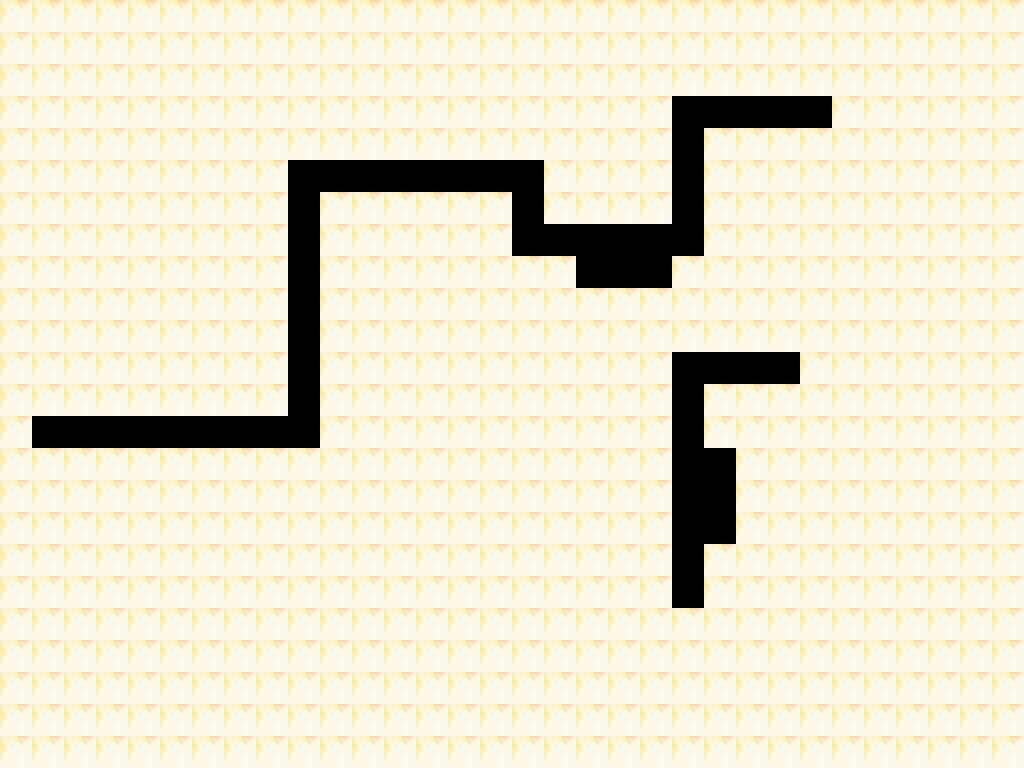

A 2D game scene composited from a Tiled map and its tileset images. What follows is a short description and the map's XML, with every tile layer's data as written:
An orthogonal 32x24 tile map with 32x32 px tiles, 1 tile layer (Capa de Patrones 1).

<map version="1.0" orientation="orthogonal" width="32" height="24" tilewidth="32" tileheight="32">
 <tileset firstgid="1" name="intro" tilewidth="32" tileheight="32">
  <image source="../png/intro.png" width="1024" height="1024" />
  <tile id="948">
   <properties>
    <property name="solidity" value="" />
   </properties>
  </tile>
 </tileset>
 <layer name="Capa de Patrones 1" width="32" height="24">
  <data encoding="csv">
584,584,584,584,584,584,584,584,584,584,584,584,584,584,584,584,584,584,584,584,584,584,584,584,584,584,584,584,584,584,584,584,
584,584,584,584,584,584,584,584,584,584,584,584,584,584,584,584,584,584,584,584,584,584,584,584,584,584,584,584,584,584,584,584,
584,584,584,584,584,584,584,584,584,584,584,584,584,584,584,584,584,584,584,584,584,584,584,584,584,584,584,584,584,584,584,584,
584,584,584,584,584,584,584,584,584,584,584,584,584,584,584,584,584,584,584,584,584,949,949,949,949,949,584,584,584,584,584,584,
584,584,584,584,584,584,584,584,584,584,584,584,584,584,584,584,584,584,584,584,584,949,584,584,584,584,584,584,584,584,584,584,
584,584,584,584,584,584,584,584,584,949,949,949,949,949,949,949,949,584,584,584,584,949,584,584,584,584,584,584,584,584,584,584,
584,584,584,584,584,584,584,584,584,949,584,584,584,584,584,584,949,584,584,584,584,949,584,584,584,584,584,584,584,584,584,584,
584,584,584,584,584,584,584,584,584,949,584,584,584,584,584,584,949,949,949,949,949,949,584,584,584,584,584,584,584,584,584,584,
584,584,584,584,584,584,584,584,584,949,584,584,584,584,584,584,584,584,949,949,949,584,584,584,584,584,584,584,584,584,584,584,
584,584,584,584,584,584,584,584,584,949,584,584,584,584,584,584,584,584,584,584,584,584,584,584,584,584,584,584,584,584,584,584,
584,584,584,584,584,584,584,584,584,949,584,584,584,584,584,584,584,584,584,584,584,584,584,584,584,584,584,584,584,584,584,584,
584,584,584,584,584,584,584,584,584,949,584,584,584,584,584,584,584,584,584,584,584,949,949,949,949,584,584,584,584,584,584,584,
584,584,584,584,584,584,584,584,584,949,584,584,584,584,584,584,584,584,584,584,584,949,584,584,584,584,584,584,584,584,584,584,
584,949,949,949,949,949,949,949,949,949,584,584,584,584,584,584,584,584,584,584,584,949,584,584,584,584,584,584,584,584,584,584,
584,584,584,584,584,584,584,584,584,584,584,584,584,584,584,584,584,584,584,584,584,949,949,584,584,584,584,584,584,584,584,584,
584,584,584,584,584,584,584,584,584,584,584,584,584,584,584,584,584,584,584,584,584,949,949,584,584,584,584,584,584,584,584,584,
584,584,584,584,584,584,584,584,584,584,584,584,584,584,584,584,584,584,584,584,584,949,949,584,584,584,584,584,584,584,584,584,
584,584,584,584,584,584,584,584,584,584,584,584,584,584,584,584,584,584,584,584,584,949,584,584,584,584,584,584,584,584,584,584,
584,584,584,584,584,584,584,584,584,584,584,584,584,584,584,584,584,584,584,584,584,949,584,584,584,584,584,584,584,584,584,584,
584,584,584,584,584,584,584,584,584,584,584,584,584,584,584,584,584,584,584,584,584,584,584,584,584,584,584,584,584,584,584,584,
584,584,584,584,584,584,584,584,584,584,584,584,584,584,584,584,584,584,584,584,584,584,584,584,584,584,584,584,584,584,584,584,
584,584,584,584,584,584,584,584,584,584,584,584,584,584,584,584,584,584,584,584,584,584,584,584,584,584,584,584,584,584,584,584,
584,584,584,584,584,584,584,584,584,584,584,584,584,584,584,584,584,584,584,584,584,584,584,584,584,584,584,584,584,584,584,584,
584,584,584,584,584,584,584,584,584,584,584,584,584,584,584,584,584,584,584,584,584,584,584,584,584,584,584,584,584,584,584,584
</data>
 </layer>
</map>